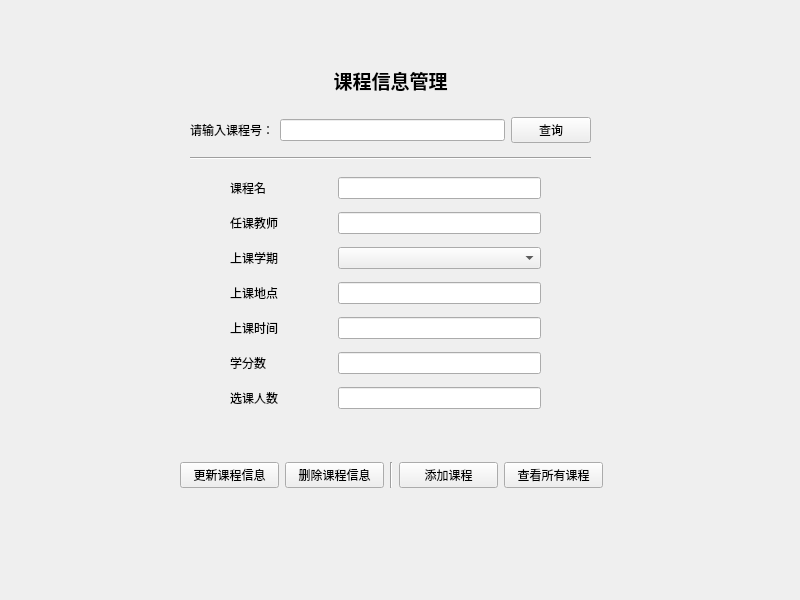
<?xml version="1.0" encoding="UTF-8"?>
<ui version="4.0">
 <class>courseManage</class>
 <widget class="QWidget" name="courseManage">
  <property name="geometry">
   <rect>
    <x>0</x>
    <y>0</y>
    <width>800</width>
    <height>600</height>
   </rect>
  </property>
  <property name="windowTitle">
   <string>Form</string>
  </property>
  <widget class="QLabel" name="label">
   <property name="geometry">
    <rect>
     <x>190</x>
     <y>60</y>
     <width>401</width>
     <height>41</height>
    </rect>
   </property>
   <property name="font">
    <font>
     <family>Arial</family>
     <pointsize>14</pointsize>
     <weight>75</weight>
     <bold>true</bold>
    </font>
   </property>
   <property name="text">
    <string>课程信息管理</string>
   </property>
   <property name="alignment">
    <set>Qt::AlignCenter</set>
   </property>
  </widget>
  <widget class="Line" name="line">
   <property name="geometry">
    <rect>
     <x>190</x>
     <y>150</y>
     <width>401</width>
     <height>16</height>
    </rect>
   </property>
   <property name="orientation">
    <enum>Qt::Horizontal</enum>
   </property>
  </widget>
  <widget class="QWidget" name="layoutWidget">
   <property name="geometry">
    <rect>
     <x>190</x>
     <y>110</y>
     <width>401</width>
     <height>40</height>
    </rect>
   </property>
   <layout class="QGridLayout" name="gridLayout">
    <item row="0" column="2">
     <widget class="QPushButton" name="searchButton">
      <property name="text">
       <string>查询</string>
      </property>
     </widget>
    </item>
    <item row="0" column="0">
     <widget class="QLabel" name="label_2">
      <property name="text">
       <string>请输入课程号：</string>
      </property>
     </widget>
    </item>
    <item row="0" column="1">
     <widget class="QLineEdit" name="courseId_lineEdit"/>
    </item>
   </layout>
  </widget>
  <widget class="QWidget" name="layoutWidget">
   <property name="geometry">
    <rect>
     <x>180</x>
     <y>460</y>
     <width>423</width>
     <height>30</height>
    </rect>
   </property>
   <layout class="QGridLayout" name="gridLayout_3">
    <item row="0" column="1">
     <widget class="QPushButton" name="delete_button">
      <property name="text">
       <string>删除课程信息</string>
      </property>
     </widget>
    </item>
    <item row="0" column="4">
     <widget class="QPushButton" name="listAllCourse_button">
      <property name="text">
       <string>查看所有课程</string>
      </property>
     </widget>
    </item>
    <item row="0" column="0">
     <widget class="QPushButton" name="update_button">
      <property name="text">
       <string>更新课程信息</string>
      </property>
     </widget>
    </item>
    <item row="0" column="3">
     <widget class="QPushButton" name="add_button">
      <property name="text">
       <string>添加课程</string>
      </property>
     </widget>
    </item>
    <item row="0" column="2">
     <widget class="Line" name="line_2">
      <property name="orientation">
       <enum>Qt::Vertical</enum>
      </property>
     </widget>
    </item>
   </layout>
  </widget>
  <widget class="QWidget" name="layoutWidget">
   <property name="geometry">
    <rect>
     <x>230</x>
     <y>170</y>
     <width>311</width>
     <height>251</height>
    </rect>
   </property>
   <layout class="QGridLayout" name="gridLayout_2">
    <item row="0" column="0">
     <widget class="QLabel" name="label_3">
      <property name="text">
       <string>课程名</string>
      </property>
     </widget>
    </item>
    <item row="0" column="1" colspan="2">
     <widget class="QLineEdit" name="courseName_lineEdit"/>
    </item>
    <item row="1" column="0">
     <widget class="QLabel" name="label_4">
      <property name="text">
       <string>任课教师</string>
      </property>
     </widget>
    </item>
    <item row="1" column="1" colspan="2">
     <widget class="QLineEdit" name="teacher_lineEdit"/>
    </item>
    <item row="2" column="0">
     <widget class="QLabel" name="label_5">
      <property name="text">
       <string>上课学期</string>
      </property>
     </widget>
    </item>
    <item row="2" column="1" colspan="2">
     <widget class="QComboBox" name="timeBox"/>
    </item>
    <item row="3" column="0">
     <widget class="QLabel" name="label_6">
      <property name="text">
       <string>上课地点</string>
      </property>
     </widget>
    </item>
    <item row="3" column="1" colspan="2">
     <widget class="QLineEdit" name="location_lineEdit"/>
    </item>
    <item row="4" column="0">
     <widget class="QLabel" name="label_7">
      <property name="text">
       <string>上课时间</string>
      </property>
     </widget>
    </item>
    <item row="4" column="1" colspan="2">
     <widget class="QLineEdit" name="period_lineEdit"/>
    </item>
    <item row="5" column="0">
     <widget class="QLabel" name="label_8">
      <property name="text">
       <string>学分数</string>
      </property>
     </widget>
    </item>
    <item row="5" column="1" colspan="2">
     <widget class="QLineEdit" name="credit_lineEdit"/>
    </item>
    <item row="6" column="0">
     <widget class="QLabel" name="label_9">
      <property name="text">
       <string>选课人数</string>
      </property>
     </widget>
    </item>
    <item row="6" column="1" colspan="2">
     <widget class="QLineEdit" name="courseNum_lineEdit">
      <property name="readOnly">
       <bool>true</bool>
      </property>
     </widget>
    </item>
   </layout>
  </widget>
 </widget>
 <resources/>
 <connections/>
</ui>
